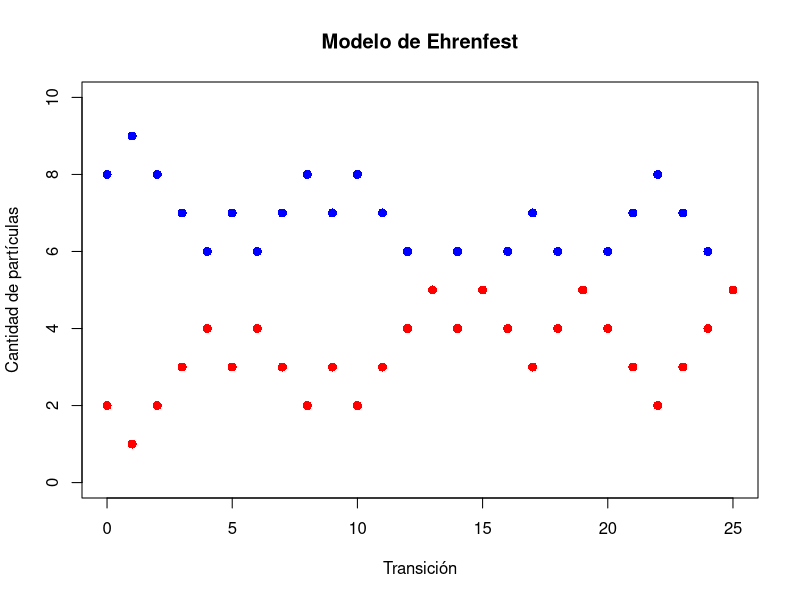

Write R code to recreate this figure.
Ehrenfest <- function(N, steps, x0) {
  # N     = total de partículas
  # steps = número de transiciones
  # x0    = partículas en la urna 1 al inicio
  
  x <- numeric(steps + 1)
  x[1] <- x0
  
  # Dinámica Ehrenfest
  for (t in 1:steps) {
    if (runif(1) < x[t] / N) {
      x[t + 1] <- x[t] - 1
    } else {
      x[t + 1] <- x[t] + 1
    }
  }
  
  # Colores fijos (sin degradé)
  cold_color <- "blue"   # urna 1
  warm_color <- "red"    # urna 2
  
  # Gráfico vacío
  plot(0:steps, x,
       type = "n",
       ylim = c(0, N),
       xlab = "Transición",
       ylab = "Cantidad de partículas",
       main = "Modelo de Ehrenfest")
  
  # Dibujar los PUNTOS
  for (t in 0:steps) {
    urna1 <- x[t + 1]
    urna2 <- N - x[t + 1]
    
    points(t, urna1, col = cold_color, pch = 16, cex = 1.2)  # azul
    points(t, urna2, col = warm_color, pch = 16, cex = 1.2)  # rojo
  }
  
  return(x)
}

# Ejecutar
Ehrenfest(10, 25, 8)
